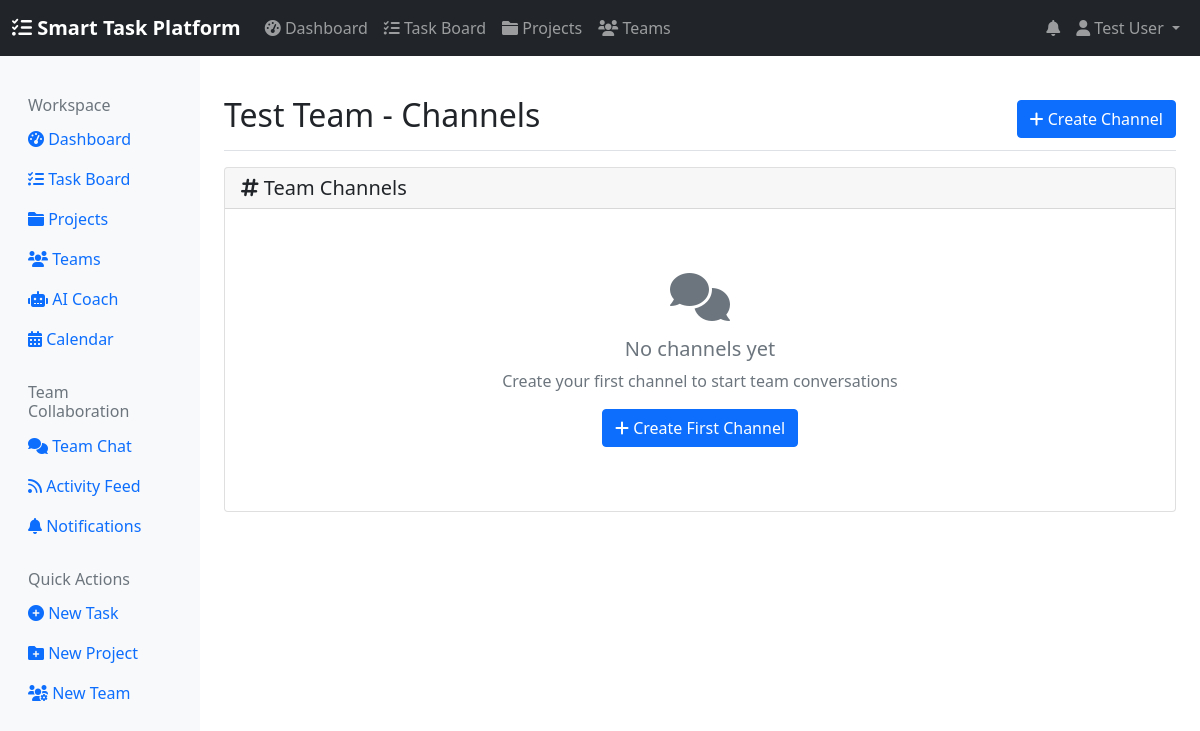
The app's page /team-chat/team/3/channels/ (signed in), older data.
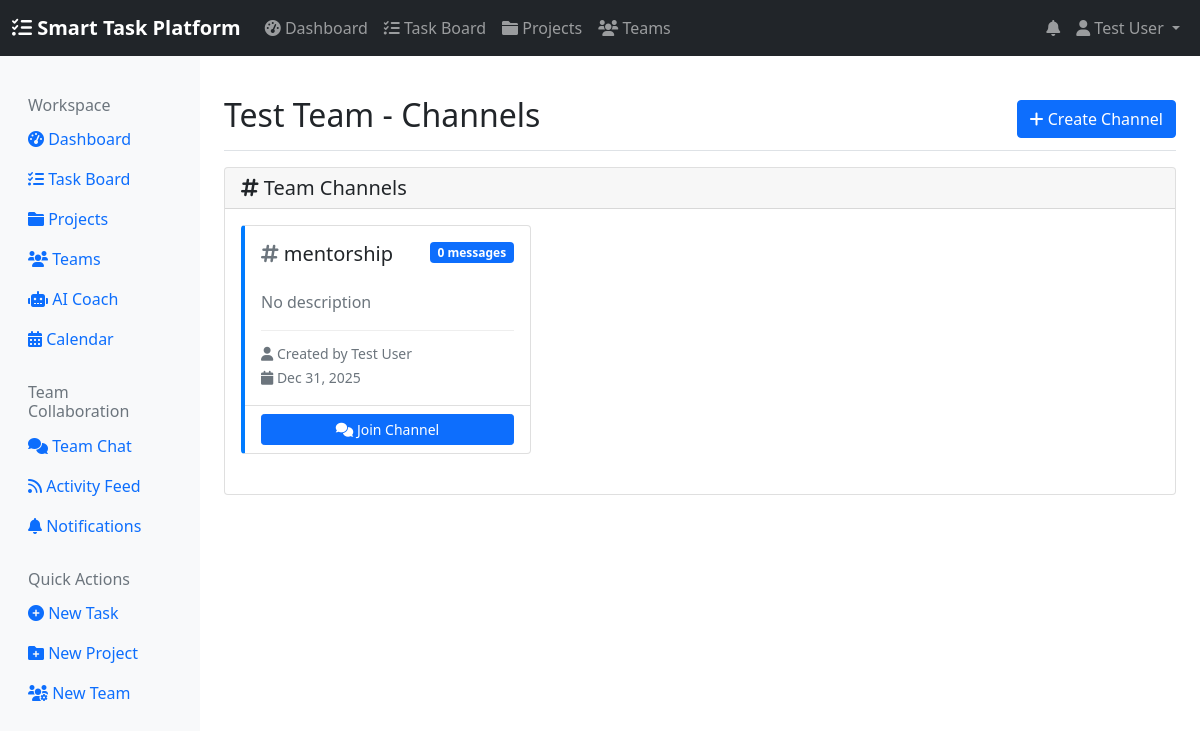
The same page, newer data.
### team_chat/models.py (models this page shows, shortened)
class TeamChannel(models.Model):
    id = models.UUIDField(primary_key=True, default=uuid.uuid4, editable=False)
    team = models.ForeignKey('users.Team', on_delete=models.CASCADE, related_name='channels')
    name = models.CharField(max_length=100)
    description = models.TextField(blank=True)
    is_private = models.BooleanField(default=False)
    created_by = models.ForeignKey('users.CustomUser', on_delete=models.CASCADE)
    created_at = models.DateTimeField(auto_now_add=True)
    class Meta:
        ordering = ['name']
        unique_together = ['team', 'name']

### users/models.py (models this page shows, shortened)
class CustomUser(AbstractUser):
    bio = models.TextField(max_length=500, blank=True)
    phone_number = models.CharField(max_length=15, blank=True)
    job_title = models.CharField(max_length=100, blank=True)
    department = models.CharField(max_length=100, blank=True)
    timezone = TimeZoneField(default='UTC')
    country = CountryField(blank=True)
    avatar = models.ImageField(upload_to='avatars/', blank=True, null=True)
    email_notifications = models.BooleanField(default=True)
    desktop_notifications = models.BooleanField(default=True)
    daily_digest = models.BooleanField(default=True)
    workday_start = models.TimeField(default='09:00')
    workday_end = models.TimeField(default='17:00')
    working_days = models.CharField(
        max_length=13,
        default='monday,tuesday,wednesday,thursday,friday',
        help_text="Comma-separated list of working days"
    )
    ai_task_suggestions = models.BooleanField(default=True)
    ai_time_optimization = models.BooleanField(default=True)

### team_chat/views.py (the view)
# urls.py: path('team/<int:team_id>/channels/', views.channel_list, name='channel_list'),
@login_required
def channel_list(request, team_id):
    from users.models import Team
    team = get_object_or_404(Team, id=team_id, members=request.user)
    channels = team.channels.all()
    return render(request, 'team_chat/channel_list.html', {
        'team': team,
        'channels': channels,
    })

### templates/team_chat/channel_list.html (shortened to what this page needs)
{% extends 'base.html' %}
{% block content %}
<div class="d-flex justify-content-between flex-wrap flex-md-nowrap align-items-center pt-3 pb-2 mb-3 border-bottom">
    <h1 class="h2">{{ team.name }} - Channels</h1>
    <div class="btn-toolbar mb-2 mb-md-0">
        <button class="btn btn-primary" data-bs-toggle="modal" data-bs-target="#createChannelModal">
            <i class="fas fa-plus"></i> Create Channel
        </button>
    </div>
</div>
<div class="row">
    <div class="col-12">
        <div class="card">
            <div class="card-header">
                <h5 class="card-title mb-0">
                    <i class="fas fa-hashtag"></i> Team Channels
                </h5>
            </div>
            <div class="card-body">
                {% if channels %}
                <div class="row">
                    {% for channel in channels %}
                    <div class="col-md-6 col-lg-4 mb-4">
                        <div class="card channel-card h-100">
                            <div class="card-body">
                                <div class="d-flex justify-content-between align-items-start mb-3">
                                    <h5 class="card-title">
                                        <i class="fas fa-hashtag text-muted"></i> {{ channel.name }}
                                    </h5>
                                    <span class="badge bg-primary">{{ channel.messages.count }} messages</span>
                                </div>
                                <p class="card-text text-muted">{{ channel.description|default:"No description" }}</p>
                                <div class="channel-meta">
                                    <small class="text-muted">
                                        <i class="fas fa-user"></i> Created by {{ channel.created_by.get_full_name }}
                                    </small>
                                    <br>
                                    <small class="text-muted">
                                        <i class="fas fa-calendar"></i> {{ channel.created_at|date:"M d, Y" }}
                                    </small>
                                </div>
                            </div>
                            <div class="card-footer bg-transparent">
                                <a href="{% url 'team_chat:channel_detail' channel.id %}" class="btn btn-primary btn-sm w-100">
                                    <i class="fas fa-comments"></i> Join Channel
                                </a>
                            </div>
                        </div>
                    </div>
                    {% endfor %}
                </div>
                {% else %}
                <div class="text-center py-5">
                    <i class="fas fa-comments fa-3x text-muted mb-3"></i>
                    <h5 class="text-muted">No channels yet</h5>
                    <p class="text-muted">Create your first channel to start team conversations</p>
                    <button class="btn btn-primary" data-bs-toggle="modal" data-bs-target="#createChannelModal">
                        <i class="fas fa-plus"></i> Create First Channel
                    </button>
                </div>
                {% endif %}
            </div>
        </div>
    </div>
</div>
{% endblock %}

Row changes from the older to the newer data that the page shows:
added TeamChannel: name "mentorship", messages.count "0", description "No description", created_by.get_full_name "Test User", created_at "Dec 31, 2025"
Text that changed along with them:
text no longer shown: "No channels yet Create your first channel to start team conversations Create First Channel"
